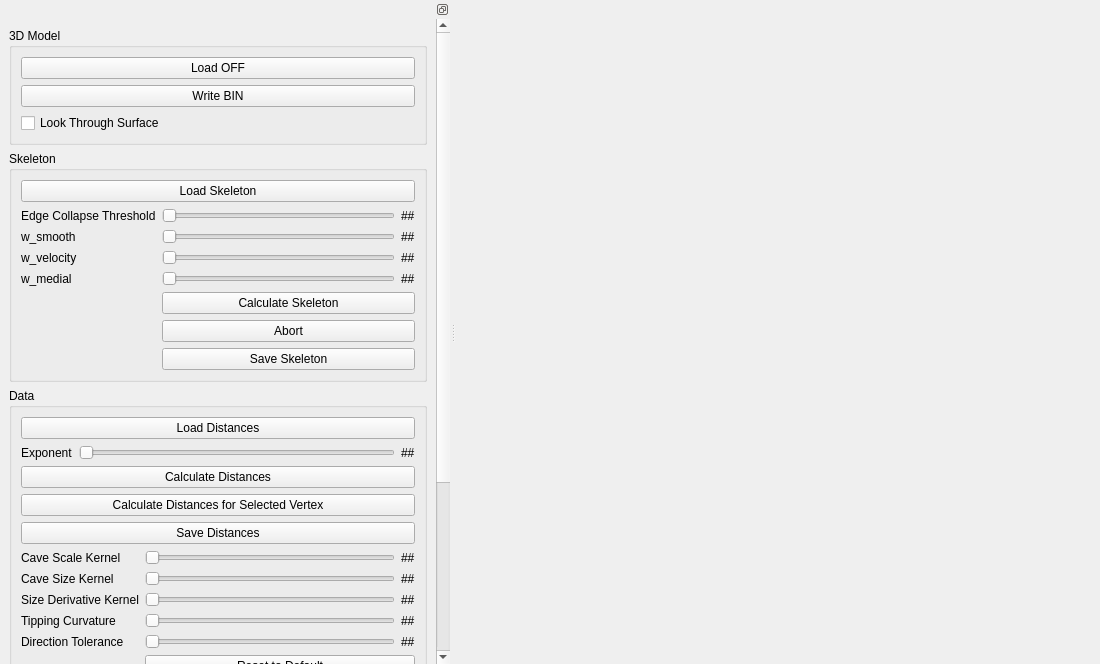
<?xml version="1.0" encoding="UTF-8"?>
<ui version="4.0">
 <class>CaveSegmentationGUIClass</class>
 <widget class="QMainWindow" name="CaveSegmentationGUIClass">
  <property name="geometry">
   <rect>
    <x>0</x>
    <y>0</y>
    <width>1100</width>
    <height>664</height>
   </rect>
  </property>
  <property name="windowTitle">
   <string>Cave Segmentation</string>
  </property>
  <property name="windowIcon">
   <iconset resource="Resources/gui.qrc">
    <normaloff>:/icon/Icon/main.ico</normaloff>:/icon/Icon/main.ico</iconset>
  </property>
  <widget class="QWidget" name="centralWidget"/>
  <widget class="QDockWidget" name="dockWidget">
   <property name="features">
    <set>QDockWidget::DockWidgetFloatable</set>
   </property>
   <attribute name="dockWidgetArea">
    <number>1</number>
   </attribute>
   <widget class="QScrollArea" name="scrollArea">
    <property name="sizePolicy">
     <sizepolicy hsizetype="MinimumExpanding" vsizetype="Expanding">
      <horstretch>0</horstretch>
      <verstretch>0</verstretch>
     </sizepolicy>
    </property>
    <property name="minimumSize">
     <size>
      <width>450</width>
      <height>0</height>
     </size>
    </property>
    <property name="frameShape">
     <enum>QFrame::NoFrame</enum>
    </property>
    <property name="horizontalScrollBarPolicy">
     <enum>Qt::ScrollBarAlwaysOff</enum>
    </property>
    <property name="widgetResizable">
     <bool>true</bool>
    </property>
    <widget class="QWidget" name="widget">
     <property name="geometry">
      <rect>
       <x>0</x>
       <y>-301</y>
       <width>433</width>
       <height>972</height>
      </rect>
     </property>
     <layout class="QVBoxLayout" name="rootLayout">
      <item>
       <widget class="QGroupBox" name="grpModel">
        <property name="title">
         <string>3D Model</string>
        </property>
        <layout class="QVBoxLayout" name="grpModelLayout">
         <item>
          <widget class="QPushButton" name="btnLoadOff">
           <property name="text">
            <string>Load OFF</string>
           </property>
          </widget>
         </item>
         <item>
          <widget class="QPushButton" name="btnWriteBin">
           <property name="text">
            <string>Write BIN</string>
           </property>
          </widget>
         </item>
         <item>
          <widget class="QCheckBox" name="chkLookThrough">
           <property name="text">
            <string>Look Through Surface</string>
           </property>
          </widget>
         </item>
        </layout>
       </widget>
      </item>
      <item>
       <widget class="QGroupBox" name="grpSkeleton">
        <property name="title">
         <string>Skeleton</string>
        </property>
        <layout class="QVBoxLayout" name="grpSkeletonLayout">
         <item>
          <widget class="QPushButton" name="btnLoadSkeleton">
           <property name="text">
            <string>Load Skeleton</string>
           </property>
          </widget>
         </item>
         <item>
          <layout class="QFormLayout" name="layoutSkeletonParameters">
           <item row="0" column="0">
            <widget class="QLabel" name="label_6">
             <property name="toolTip">
              <string>% of bounding box diagonal</string>
             </property>
             <property name="text">
              <string>Edge Collapse Threshold</string>
             </property>
            </widget>
           </item>
           <item row="1" column="0">
            <widget class="QLabel" name="label_7">
             <property name="text">
              <string>w_smooth</string>
             </property>
            </widget>
           </item>
           <item row="2" column="0">
            <widget class="QLabel" name="label_8">
             <property name="text">
              <string>w_velocity</string>
             </property>
            </widget>
           </item>
           <item row="3" column="0">
            <widget class="QLabel" name="label_9">
             <property name="text">
              <string>w_medial</string>
             </property>
            </widget>
           </item>
           <item row="0" column="1">
            <layout class="QHBoxLayout" name="layoutEdgeCollapseThreshold">
             <item>
              <widget class="QSlider" name="sldEdgeCollapseThreshold">
               <property name="orientation">
                <enum>Qt::Horizontal</enum>
               </property>
              </widget>
             </item>
             <item>
              <widget class="QLabel" name="lblEdgeCollapseThreshold">
               <property name="text">
                <string>##</string>
               </property>
              </widget>
             </item>
            </layout>
           </item>
           <item row="1" column="1">
            <layout class="QHBoxLayout" name="layoutSkeletonSmooth">
             <item>
              <widget class="QSlider" name="sldSkeletonSmooth">
               <property name="orientation">
                <enum>Qt::Horizontal</enum>
               </property>
              </widget>
             </item>
             <item>
              <widget class="QLabel" name="lblSkeletonSmooth">
               <property name="text">
                <string>##</string>
               </property>
              </widget>
             </item>
            </layout>
           </item>
           <item row="2" column="1">
            <layout class="QHBoxLayout" name="layoutSkeletonVelocity">
             <item>
              <widget class="QSlider" name="sldSkeletonVelocity">
               <property name="orientation">
                <enum>Qt::Horizontal</enum>
               </property>
              </widget>
             </item>
             <item>
              <widget class="QLabel" name="lblSkeletonVelocity">
               <property name="text">
                <string>##</string>
               </property>
              </widget>
             </item>
            </layout>
           </item>
           <item row="3" column="1">
            <layout class="QHBoxLayout" name="layoutSkeletonMedial">
             <item>
              <widget class="QSlider" name="sldSkeletonMedial">
               <property name="orientation">
                <enum>Qt::Horizontal</enum>
               </property>
              </widget>
             </item>
             <item>
              <widget class="QLabel" name="lblSkeletonMedial">
               <property name="text">
                <string>##</string>
               </property>
              </widget>
             </item>
            </layout>
           </item>
           <item row="4" column="1">
            <widget class="QPushButton" name="btnCalculateSkeleton">
             <property name="text">
              <string>Calculate Skeleton</string>
             </property>
            </widget>
           </item>
           <item row="5" column="1">
            <widget class="QPushButton" name="btnAbortSkeleton">
             <property name="text">
              <string>Abort</string>
             </property>
            </widget>
           </item>
           <item row="6" column="1">
            <widget class="QPushButton" name="btnSaveSkeleton">
             <property name="text">
              <string>Save Skeleton</string>
             </property>
            </widget>
           </item>
          </layout>
         </item>
        </layout>
       </widget>
      </item>
      <item>
       <widget class="QGroupBox" name="grpData">
        <property name="title">
         <string>Data</string>
        </property>
        <layout class="QVBoxLayout" name="grpDataLayout">
         <item>
          <widget class="QPushButton" name="btnLoadDistances">
           <property name="text">
            <string>Load Distances</string>
           </property>
          </widget>
         </item>
         <item>
          <layout class="QFormLayout" name="distanceSettingsLayout">
           <item row="0" column="0">
            <widget class="QLabel" name="label">
             <property name="text">
              <string>Exponent</string>
             </property>
            </widget>
           </item>
           <item row="0" column="1">
            <layout class="QHBoxLayout" name="horizontalLayout">
             <item>
              <widget class="QSlider" name="sldDistanceExponent">
               <property name="orientation">
                <enum>Qt::Horizontal</enum>
               </property>
              </widget>
             </item>
             <item>
              <widget class="QLabel" name="lblDistanceExponent">
               <property name="text">
                <string>##</string>
               </property>
              </widget>
             </item>
            </layout>
           </item>
          </layout>
         </item>
         <item>
          <widget class="QPushButton" name="btnCalculateDistances">
           <property name="text">
            <string>Calculate Distances</string>
           </property>
          </widget>
         </item>
         <item>
          <widget class="QPushButton" name="btnCalculateSpecificVertexDistance">
           <property name="text">
            <string>Calculate Distances for Selected Vertex</string>
           </property>
          </widget>
         </item>
         <item>
          <widget class="QPushButton" name="btnSaveDistances">
           <property name="text">
            <string>Save Distances</string>
           </property>
          </widget>
         </item>
         <item>
          <layout class="QFormLayout" name="parameterLayout">
           <item row="1" column="0">
            <widget class="QLabel" name="label_1">
             <property name="toolTip">
              <string>Multiplied by Cave Size</string>
             </property>
             <property name="text">
              <string>Cave Scale Kernel</string>
             </property>
            </widget>
           </item>
           <item row="1" column="1">
            <layout class="QHBoxLayout" name="caveScaleLayout">
             <item>
              <widget class="QSlider" name="sldCaveScaleKernel">
               <property name="orientation">
                <enum>Qt::Horizontal</enum>
               </property>
              </widget>
             </item>
             <item>
              <widget class="QLabel" name="lblCaveScaleKernel">
               <property name="text">
                <string>##</string>
               </property>
              </widget>
             </item>
            </layout>
           </item>
           <item row="2" column="0">
            <widget class="QLabel" name="label_2">
             <property name="toolTip">
              <string>Multiplied by Cave Scale</string>
             </property>
             <property name="text">
              <string>Cave Size Kernel</string>
             </property>
            </widget>
           </item>
           <item row="2" column="1">
            <layout class="QHBoxLayout" name="sizeKernelLayout">
             <item>
              <widget class="QSlider" name="sldSizeKernel">
               <property name="orientation">
                <enum>Qt::Horizontal</enum>
               </property>
              </widget>
             </item>
             <item>
              <widget class="QLabel" name="lblSizeKernel">
               <property name="text">
                <string>##</string>
               </property>
              </widget>
             </item>
            </layout>
           </item>
           <item row="3" column="0">
            <widget class="QLabel" name="label_3">
             <property name="toolTip">
              <string>Multiplied by Cave Scale</string>
             </property>
             <property name="text">
              <string>Size Derivative Kernel</string>
             </property>
            </widget>
           </item>
           <item row="3" column="1">
            <layout class="QHBoxLayout" name="derivativeKernelLayout">
             <item>
              <widget class="QSlider" name="sldDerivativeKernel">
               <property name="orientation">
                <enum>Qt::Horizontal</enum>
               </property>
              </widget>
             </item>
             <item>
              <widget class="QLabel" name="lblDerivativeKernel">
               <property name="text">
                <string>##</string>
               </property>
              </widget>
             </item>
            </layout>
           </item>
           <item row="4" column="0">
            <widget class="QLabel" name="label_4">
             <property name="text">
              <string>Tipping Curvature</string>
             </property>
            </widget>
           </item>
           <item row="4" column="1">
            <layout class="QHBoxLayout" name="tippingCurvatureLayout">
             <item>
              <widget class="QSlider" name="sldTippingCurvature">
               <property name="orientation">
                <enum>Qt::Horizontal</enum>
               </property>
              </widget>
             </item>
             <item>
              <widget class="QLabel" name="lblTippingCurvature">
               <property name="text">
                <string>##</string>
               </property>
              </widget>
             </item>
            </layout>
           </item>
           <item row="5" column="0">
            <widget class="QLabel" name="label_5">
             <property name="text">
              <string>Direction Tolerance</string>
             </property>
            </widget>
           </item>
           <item row="5" column="1">
            <layout class="QHBoxLayout" name="directionToleranceLayout">
             <item>
              <widget class="QSlider" name="sldDirectionTolerance">
               <property name="orientation">
                <enum>Qt::Horizontal</enum>
               </property>
              </widget>
             </item>
             <item>
              <widget class="QLabel" name="lblDirectionTolerance">
               <property name="text">
                <string>##</string>
               </property>
              </widget>
             </item>
            </layout>
           </item>
           <item row="6" column="1">
            <widget class="QPushButton" name="btnResetDefaults">
             <property name="text">
              <string>Reset to Default</string>
             </property>
            </widget>
           </item>
          </layout>
         </item>
        </layout>
       </widget>
      </item>
      <item>
       <widget class="QGroupBox" name="grpSegmentation">
        <property name="title">
         <string>Segmentation</string>
        </property>
        <layout class="QVBoxLayout" name="grpSegmentationLayout">
         <item>
          <widget class="QPushButton" name="btnRunSegmentation">
           <property name="text">
            <string>Run Segmentation</string>
           </property>
          </widget>
         </item>
         <item>
          <widget class="QPushButton" name="btnLoadSegmentation">
           <property name="text">
            <string>Load Segmentation</string>
           </property>
          </widget>
         </item>
         <item>
          <widget class="QCheckBox" name="chkUpdateSegmentation">
           <property name="text">
            <string>Update Segmentation on Parameter Change</string>
           </property>
           <property name="checked">
            <bool>true</bool>
           </property>
          </widget>
         </item>
         <item>
          <widget class="QPushButton" name="btnSaveSegmentation">
           <property name="text">
            <string>Save Segmentation</string>
           </property>
          </widget>
         </item>
         <item>
          <widget class="QPushButton" name="btnSaveSegmentationSurface">
           <property name="text">
            <string>Save Segmentation On Surface</string>
           </property>
          </widget>
         </item>
         <item>
          <widget class="QPushButton" name="btnSaveSegmentedMesh">
           <property name="text">
            <string>Export Segmented Mesh</string>
           </property>
          </widget>
         </item>
        </layout>
       </widget>
      </item>
      <item>
       <spacer name="verticalSpacer">
        <property name="orientation">
         <enum>Qt::Vertical</enum>
        </property>
        <property name="sizeHint" stdset="0">
         <size>
          <width>20</width>
          <height>40</height>
         </size>
        </property>
       </spacer>
      </item>
     </layout>
    </widget>
   </widget>
  </widget>
 </widget>
 <resources>
  <include location="Resources/gui.qrc"/>
 </resources>
 <connections/>
</ui>
